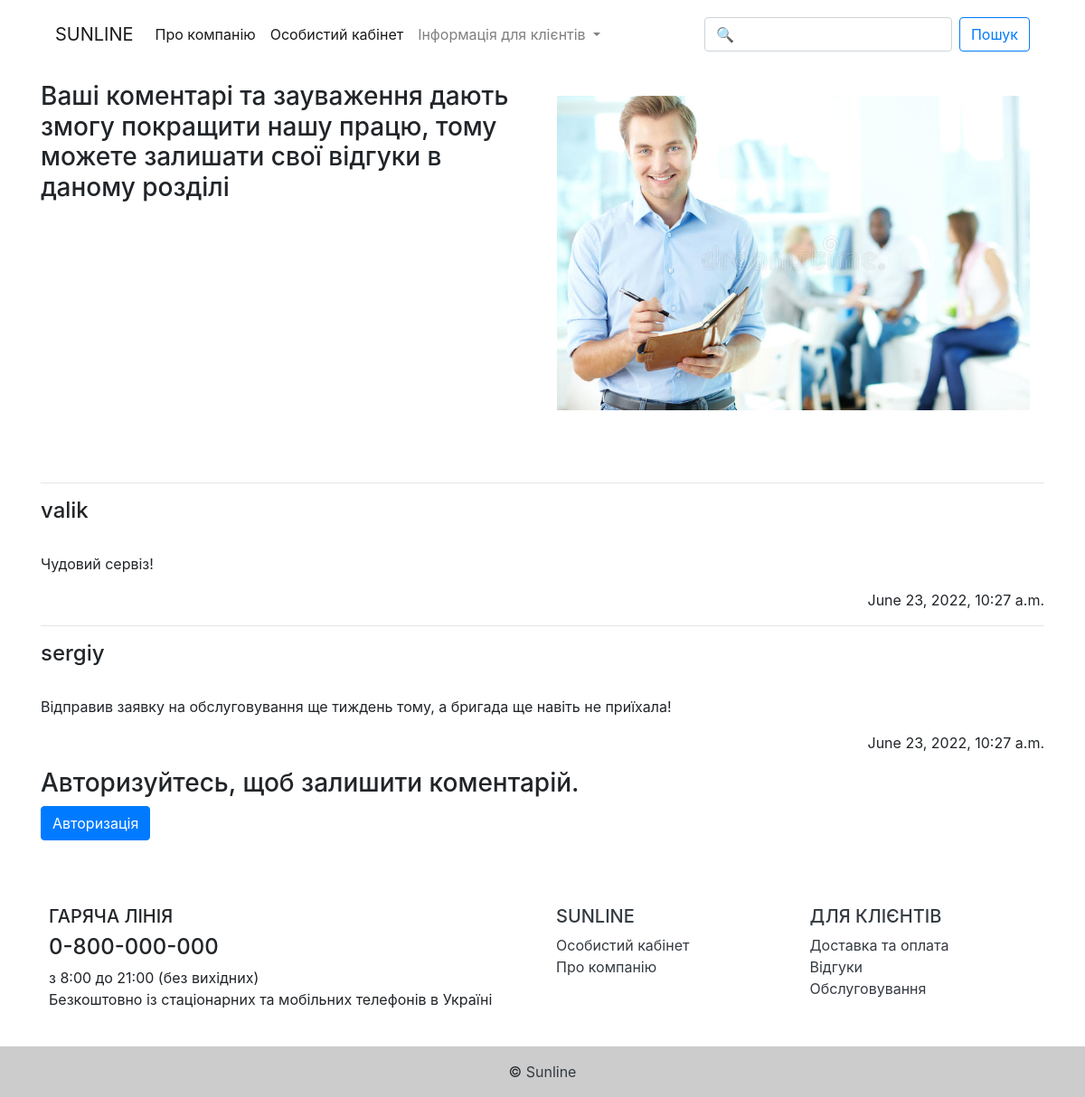
Page /comments/ on the committed database.
### app/models.py (models this page shows, shortened)
class Comment(models.Model):
	user = models.ForeignKey(User, on_delete=models.DO_NOTHING)
	comment_text = models.TextField('', max_length=500)
	created = models.DateTimeField("Добавлен",blank=True, null=True, default=datetime.now())
	class Meta:
		ordering = ('user' ,'created')
		verbose_name = 'Коментарій'
		verbose_name_plural = 'Коментарії'

### app/views.py (the view)
# urls.py: path('comments/', views.comment, name='comment'),
def comment(request):
	if request.method == "POST":
		form = CommentForm(request.POST)
		if form.is_valid():
			comm = form.save(commit=False)
			comm.user = request.user
			comm.save()
			return redirect('/comments')
	else:
		form = CommentForm()
	comment = Comment.objects.all().order_by('-created')
	data = {
	'form': form,
	'comment': comment
	}
	return render(request, 'app/comments.html', data)

### app/forms.py
class CommentForm(ModelForm):
	class Meta:
		model = Comment
		fields = ['comment_text',]
		widgets = {
			'comment_text': Textarea(attrs={
				'class': 'form-control',
				'placeholder': 'Ваш коментарій'
				})
		}

### app/templates/app/comments.html (shortened to what this page needs)
{% extends 'app/pumps.html' %}
{% load static %}
{% block main %}
<div class="container mt-4">
	<img class="w-50 p-3 float-right" src="{% static "app/img/comments.jpg" %}"/>
	<h3>Ваші коментарі та зауваження дають змогу покращити нашу працю, тому можете залишати свої відгуки в даному розділі</h3>
</div>
<div class="container mt-5 mb-5">
	{% for comments in comment %}
        <hr>
        <h4>{{ comments.user }}</h4>
        <br/>
        <p>{{ comments.comment_text }}</p>
        <p class="text-right">{{ comments.created }}</p>
    {% endfor %}
{% if request.user.is_authenticated %}
    <form method="post" class="mt-3">
        {% csrf_token %}
        {{ form }}
        <input class="btn btn-success mt-2" type="submit" value="Відправити">
    </form>
{% else %}
	<h3>Авторизуйтесь, щоб залишити коментарій.</h3>
	<a class="btn btn-primary" href="{% url 'authentication:sing_in'%}">Авторизація</a>
{% endif %}
</div>
{% endblock main %}

### app/static/css/first_page.css (style rules this page uses)
a:link { text-decoration: none; }

### rows in the picture
Comment: user "valik", comment_text "Чудовий сервіз!", created "June 23, 2022, 10:27 a.m."
Comment: user "sergiy", comment_text "Відправив заявку на обслуговування ще тиждень тому, а бригада ще навіть не приїхала!", created "June 23, 2022, 10:27 a.m."
